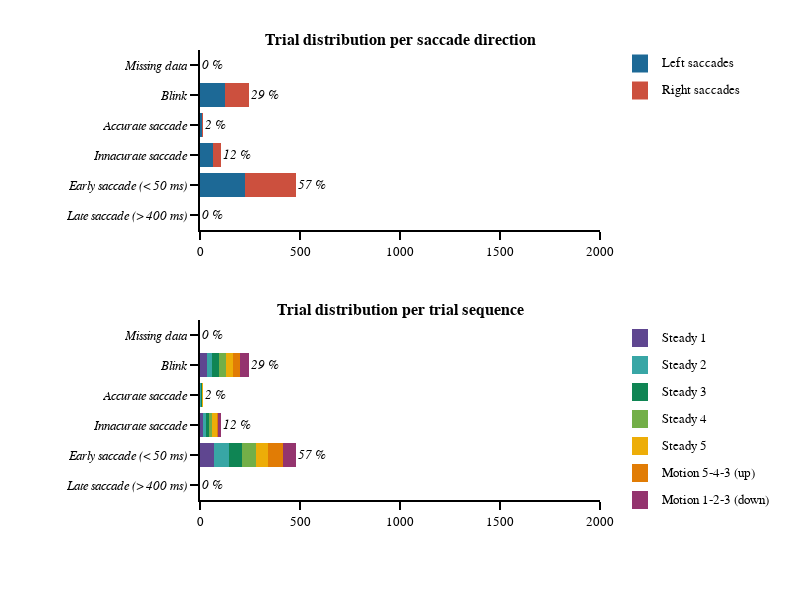

Notebook cell for this chart:
### Markdown cell above
#### Saccade analysis output graph

### Code cell
# general figure settings
template_specs = dict(  axes_color="rgba(0, 0, 0, 1)",
                        axes_width=2,
                        axes_font_size=13,
                        bg_col="rgba(255, 255, 255, 1)",
                        font='Helvetica',
                        title_font_size=15,
                        plot_width=1.5)
fig_template = plotly_template(template_specs)

# figure specific settings
x_range = [0,2000]
colors_panel = px.colors.qualitative.Prism
subplot_titles = ('<b>Trial distribution per saccade direction<b>','<b>Trial distribution per trial sequence<b>')
analysis_crit = ['<i>Missing data<i>', '<i>Blink<i>', '<i>Accurate saccade<i>', #'<i>Corrective saccade<i>', 
                 '<i>Innacurate saccade<i>','<i>Early saccade (< 50 ms)<i>','<i>Late saccade (> 400 ms)<i>']
analysis_crit_df = ['miss_time_trial','blink_trial','main_sac_trial',#'cor_sac_trial',
                    'innacurate_sac_trial','early_sac_trial','late_sac_trial']
x_label='Trials'
tss = ['Steady 1', 'Steady 2', 'Steady 3', 'Steady 4', 'Steady 5', 'Motion 5-4-3 (up)', 'Motion 1-2-3 (down)']
sds = ['Left saccades', 'Right saccades']
ts_cols = [colors_panel[0], colors_panel[2], colors_panel[3], colors_panel[4], colors_panel[5], colors_panel[6], colors_panel[8]]
sd_cols = [colors_panel[1], colors_panel[7]]
x_legend = 1.15
y_legend_step = 0.06
y_legend_sd = 0.97
y_legend_ts = 0.36
rad_leg = 0.04

# subplot settings
rows, cols = 2, 1
fig_height, fig_width = 600,800
column_widths,row_heights = [1],[1,1]
sb_specs = [[{}],[{}]]
fig = make_subplots(rows=rows, cols=cols, specs=sb_specs, print_grid=False, vertical_spacing=0.2, horizontal_spacing=0.05, 
                    column_widths=column_widths, row_heights=row_heights, shared_yaxes=True, subplot_titles=subplot_titles)

# Right / Left saccades
# ---------------------
for sd_num, sd in enumerate(sds):
    # plot
    fig.append_trace(go.Bar(y=analysis_crit, x=df_all.loc[(df_all.saccade_direction == sd_num+1)][analysis_crit_df].sum(), 
                            orientation='h', name=sd, marker_color=sd_cols[sd_num]),row=1, col=1)
    # legend
    fig.add_annotation(xref='paper', yref='paper', x=x_legend, y=y_legend_sd-y_legend_step*sd_num, 
                       text=sd, showarrow=False, font_size = template_specs['axes_font_size'],xanchor = 'left', yanchor='middle')
    fig.add_shape(type='rect',xref='paper', yref='paper', fillcolor=sd_cols[sd_num],line_width=0,
                  x0=x_legend-0.05-rad_leg/2, y0=y_legend_sd-y_legend_step*sd_num-rad_leg/2, 
                  x1=x_legend-0.05+rad_leg/2, y1=y_legend_sd-y_legend_step*sd_num+rad_leg/2)
    
# annotation value
for num_crit, crit_name in enumerate(analysis_crit_df):
    fig.add_annotation(x=df_all[crit_name].sum(), y=num_crit, text='<i>{:1.0f} %<i>'.format(df_all[crit_name].mean()*100), 
                       showarrow=False, font_size = template_specs['axes_font_size'],xanchor = 'left', row=1, col=1)

# Trials sequence
# ---------------
for ts_num, ts in enumerate(tss):
    # plot
    fig.append_trace(go.Bar(y=analysis_crit, x=df_all.loc[(df_all.trial_sequence == ts_num+1)][analysis_crit_df].sum(), 
                            orientation='h', name=ts, marker_color=ts_cols[ts_num]),row=2, col=1)
    # legend
    fig.add_annotation(xref='paper', yref='paper', x=x_legend, y=y_legend_ts-(y_legend_step*ts_num), 
                       text=ts, showarrow=False, font_size = template_specs['axes_font_size'], xanchor = 'left', yanchor='middle')
    fig.add_shape(type='rect',xref='paper', yref='paper', fillcolor=ts_cols[ts_num],line_width=0,
                  x0=x_legend-0.05-rad_leg/2, y0=y_legend_ts-y_legend_step*ts_num-rad_leg/2, 
                  x1=x_legend-0.05+rad_leg/2, y1=y_legend_ts-y_legend_step*ts_num+rad_leg/2)

for num_crit, crit_name in enumerate(analysis_crit_df):
    fig.add_annotation(x=df_all[crit_name].sum(), y=num_crit, text='<i>{:1.0f} %<i>'.format(df_all[crit_name].mean()*100), 
                       showarrow=False, font_size = template_specs['axes_font_size'],xanchor = 'left', row=2, col=1)


# axes settings
for row in np.arange(rows):
    for col in np.arange(cols):
        fig.update_xaxes(visible=True, ticklen=8, linewidth=template_specs['axes_width'], range=x_range, row=row+1, col=col+1)
        fig.update_yaxes(visible=True, ticklen=8, linewidth=template_specs['axes_width'], autorange="reversed", row=row+1, col=col+1)
    
# Save figure
fig.layout.update(template=fig_template, width=fig_width, height=fig_height, margin_l=200, margin_r=200, margin_t=50, margin_b=100, barmode='stack', showlegend=False)
fig.show()
if not os.path.exists(fig_dir):os.mkdir(fig_dir)    
fig.write_image('{}/{}_trial_dist.pdf'.format(fig_dir, subject))

### Figure 1 — Plotly figure (JSON) as saved in the notebook; plotly's stock layout.template omitted (floating-point values rounded to 4 significant figures)
{"data": [{"marker": {"color": "rgb(29, 105, 150)"}, "name": "Left saccades", "orientation": "h", "type": "bar", "x": [0, 125, 9, 64, 223, 0], "xaxis": "x", "y": ["<i>Missing data<i>", "<i>Blink<i>", "<i>Accurate saccade<i>", "<i>Innacurate saccade<i>", "<i>Early saccade (< 50 ms)<i>", "<i>Late saccade (> 400 ms)<i>"], "yaxis": "y"}, {"marker": {"color": "rgb(204, 80, 62)"}, "name": "Right saccades", "orientation": "h", "type": "bar", "x": [0, 118, 6, 39, 258, 1], "xaxis": "x", "y": ["<i>Missing data<i>", "<i>Blink<i>", "<i>Accurate saccade<i>", "<i>Innacurate saccade<i>", "<i>Early saccade (< 50 ms)<i>", "<i>Late saccade (> 400 ms)<i>"], "yaxis": "y"}, {"marker": {"color": "rgb(95, 70, 144)"}, "name": "Steady 1", "orientation": "h", "type": "bar", "x": [0, 36, 1, 13, 70, 0], "xaxis": "x2", "y": ["<i>Missing data<i>", "<i>Blink<i>", "<i>Accurate saccade<i>", "<i>Innacurate saccade<i>", "<i>Early saccade (< 50 ms)<i>", "<i>Late saccade (> 400 ms)<i>"], "yaxis": "y2"}, {"marker": {"color": "rgb(56, 166, 165)"}, "name": "Steady 2", "orientation": "h", "type": "bar", "x": [0, 26, 3, 19, 73, 0], "xaxis": "x2", "y": ["<i>Missing data<i>", "<i>Blink<i>", "<i>Accurate saccade<i>", "<i>Innacurate saccade<i>", "<i>Early saccade (< 50 ms)<i>", "<i>Late saccade (> 400 ms)<i>"], "yaxis": "y2"}, {"marker": {"color": "rgb(15, 133, 84)"}, "name": "Steady 3", "orientation": "h", "type": "bar", "x": [0, 35, 6, 12, 67, 0], "xaxis": "x2", "y": ["<i>Missing data<i>", "<i>Blink<i>", "<i>Accurate saccade<i>", "<i>Innacurate saccade<i>", "<i>Early saccade (< 50 ms)<i>", "<i>Late saccade (> 400 ms)<i>"], "yaxis": "y2"}, {"marker": {"color": "rgb(115, 175, 72)"}, "name": "Steady 4", "orientation": "h", "type": "bar", "x": [0, 32, 0, 18, 70, 0], "xaxis": "x2", "y": ["<i>Missing data<i>", "<i>Blink<i>", "<i>Accurate saccade<i>", "<i>Innacurate saccade<i>", "<i>Early saccade (< 50 ms)<i>", "<i>Late saccade (> 400 ms)<i>"], "yaxis": "y2"}, {"marker": {"color": "rgb(237, 173, 8)"}, "name": "Steady 5", "orientation": "h", "type": "bar", "x": [0, 37, 3, 22, 58, 0], "xaxis": "x2", "y": ["<i>Missing data<i>", "<i>Blink<i>", "<i>Accurate saccade<i>", "<i>Innacurate saccade<i>", "<i>Early saccade (< 50 ms)<i>", "<i>Late saccade (> 400 ms)<i>"], "yaxis": "y2"}, {"marker": {"color": "rgb(225, 124, 5)"}, "name": "Motion 5-4-3 (up)", "orientation": "h", "type": "bar", "x": [0, 32, 2, 8, 79, 1], "xaxis": "x2", "y": ["<i>Missing data<i>", "<i>Blink<i>", "<i>Accurate saccade<i>", "<i>Innacurate saccade<i>", "<i>Early saccade (< 50 ms)<i>", "<i>Late saccade (> 400 ms)<i>"], "yaxis": "y2"}, {"marker": {"color": "rgb(148, 52, 110)"}, "name": "Motion 1-2-3 (down)", "orientation": "h", "type": "bar", "x": [0, 45, 0, 11, 64, 0], "xaxis": "x2", "y": ["<i>Missing data<i>", "<i>Blink<i>", "<i>Accurate saccade<i>", "<i>Innacurate saccade<i>", "<i>Early saccade (< 50 ms)<i>", "<i>Late saccade (> 400 ms)<i>"], "yaxis": "y2"}], "layout": {"annotations": [{"font": {"size": 16}, "showarrow": false, "text": "<b>Trial distribution per saccade direction<b>", "x": 0.5, "xanchor": "center", "xref": "paper", "y": 1, "yanchor": "bottom", "yref": "paper"}, {"font": {"size": 16}, "showarrow": false, "text": "<b>Trial distribution per trial sequence<b>", "x": 0.5, "xanchor": "center", "xref": "paper", "y": 0.4, "yanchor": "bottom", "yref": "paper"}, {"font": {"size": 13}, "showarrow": false, "text": "Left saccades", "x": 1.15, "xanchor": "left", "xref": "paper", "y": 0.97, "yanchor": "middle", "yref": "paper"}, {"font": {"size": 13}, "showarrow": false, "text": "Right saccades", "x": 1.15, "xanchor": "left", "xref": "paper", "y": 0.91, "yanchor": "middle", "yref": "paper"}, {"font": {"size": 13}, "showarrow": false, "text": "<i>0 %<i>", "x": 0, "xanchor": "left", "xref": "x", "y": 0, "yref": "y"}, {"font": {"size": 13}, "showarrow": false, "text": "<i>29 %<i>", "x": 243, "xanchor": "left", "xref": "x", "y": 1, "yref": "y"}, {"font": {"size": 13}, "showarrow": false, "text": "<i>2 %<i>", "x": 15, "xanchor": "left", "xref": "x", "y": 2, "yref": "y"}, {"font": {"size": 13}, "showarrow": false, "text": "<i>12 %<i>", "x": 103, "xanchor": "left", "xref": "x", "y": 3, "yref": "y"}, {"font": {"size": 13}, "showarrow": false, "text": "<i>57 %<i>", "x": 481, "xanchor": "left", "xref": "x", "y": 4, "yref": "y"}, {"font": {"size": 13}, "showarrow": false, "text": "<i>0 %<i>", "x": 1, "xanchor": "left", "xref": "x", "y": 5, "yref": "y"}, {"font": {"size": 13}, "showarrow": false, "text": "Steady 1", "x": 1.15, "xanchor": "left", "xref": "paper", "y": 0.36, "yanchor": "middle", "yref": "paper"}, {"font": {"size": 13}, "showarrow": false, "text": "Steady 2", "x": 1.15, "xanchor": "left", "xref": "paper", "y": 0.3, "yanchor": "middle", "yref": "paper"}, {"font": {"size": 13}, "showarrow": false, "text": "Steady 3", "x": 1.15, "xanchor": "left", "xref": "paper", "y": 0.24, "yanchor": "middle", "yref": "paper"}, {"font": {"size": 13}, "showarrow": false, "text": "Steady 4", "x": 1.15, "xanchor": "left", "xref": "paper", "y": 0.18, "yanchor": "middle", "yref": "paper"}, {"font": {"size": 13}, "showarrow": false, "text": "Steady 5", "x": 1.15, "xanchor": "left", "xref": "paper", "y": 0.12, "yanchor": "middle", "yref": "paper"}, {"font": {"size": 13}, "showarrow": false, "text": "Motion 5-4-3 (up)", "x": 1.15, "xanchor": "left", "xref": "paper", "y": 0.06, "yanchor": "middle", "yref": "paper"}, {"font": {"size": 13}, "showarrow": false, "text": "Motion 1-2-3 (down)", "x": 1.15, "xanchor": "left", "xref": "paper", "y": 0, "yanchor": "middle", "yref": "paper"}, {"font": {"size": 13}, "showarrow": false, "text": "<i>0 %<i>", "x": 0, "xanchor": "left", "xref": "x2", "y": 0, "yref": "y2"}, {"font": {"size": 13}, "showarrow": false, "text": "<i>29 %<i>", "x": 243, "xanchor": "left", "xref": "x2", "y": 1, "yref": "y2"}, {"font": {"size": 13}, "showarrow": false, "text": "<i>2 %<i>", "x": 15, "xanchor": "left", "xref": "x2", "y": 2, "yref": "y2"}, {"font": {"size": 13}, "showarrow": false, "text": "<i>12 %<i>", "x": 103, "xanchor": "left", "xref": "x2", "y": 3, "yref": "y2"}, {"font": {"size": 13}, "showarrow": false, "text": "<i>57 %<i>", "x": 481, "xanchor": "left", "xref": "x2", "y": 4, "yref": "y2"}, {"font": {"size": 13}, "showarrow": false, "text": "<i>0 %<i>", "x": 1, "xanchor": "left", "xref": "x2", "y": 5, "yref": "y2"}], "barmode": "stack", "height": 600, "margin": {"b": 100, "l": 200, "r": 200, "t": 50}, "shapes": [{"fillcolor": "rgb(29, 105, 150)", "line": {"width": 0}, "type": "rect", "x0": 1.08, "x1": 1.12, "xref": "paper", "y0": 0.95, "y1": 0.99, "yref": "paper"}, {"fillcolor": "rgb(204, 80, 62)", "line": {"width": 0}, "type": "rect", "x0": 1.08, "x1": 1.12, "xref": "paper", "y0": 0.89, "y1": 0.93, "yref": "paper"}, {"fillcolor": "rgb(95, 70, 144)", "line": {"width": 0}, "type": "rect", "x0": 1.08, "x1": 1.12, "xref": "paper", "y0": 0.34, "y1": 0.38, "yref": "paper"}, {"fillcolor": "rgb(56, 166, 165)", "line": {"width": 0}, "type": "rect", "x0": 1.08, "x1": 1.12, "xref": "paper", "y0": 0.28, "y1": 0.32, "yref": "paper"}, {"fillcolor": "rgb(15, 133, 84)", "line": {"width": 0}, "type": "rect", "x0": 1.08, "x1": 1.12, "xref": "paper", "y0": 0.22, "y1": 0.26, "yref": "paper"}, {"fillcolor": "rgb(115, 175, 72)", "line": {"width": 0}, "type": "rect", "x0": 1.08, "x1": 1.12, "xref": "paper", "y0": 0.16, "y1": 0.2, "yref": "paper"}, {"fillcolor": "rgb(237, 173, 8)", "line": {"width": 0}, "type": "rect", "x0": 1.08, "x1": 1.12, "xref": "paper", "y0": 0.1, "y1": 0.14, "yref": "paper"}, {"fillcolor": "rgb(225, 124, 5)", "line": {"width": 0}, "type": "rect", "x0": 1.08, "x1": 1.12, "xref": "paper", "y0": 0.04, "y1": 0.08, "yref": "paper"}, {"fillcolor": "rgb(148, 52, 110)", "line": {"width": 0}, "type": "rect", "x0": 1.08, "x1": 1.12, "xref": "paper", "y0": -0.02, "y1": 0.02, "yref": "paper"}], "showlegend": false, "width": 800, "xaxis": {"anchor": "y", "domain": [0, 1], "linewidth": 2, "range": [0, 2000], "ticklen": 8, "type": "linear", "visible": true}, "xaxis2": {"anchor": "y2", "domain": [0, 1], "linewidth": 2, "range": [0, 2000], "ticklen": 8, "type": "linear", "visible": true}, "yaxis": {"anchor": "x", "autorange": true, "domain": [0.6, 1], "linewidth": 2, "range": [5.5, -0.5], "ticklen": 8, "type": "category", "visible": true}, "yaxis2": {"anchor": "x2", "autorange": true, "domain": [0, 0.4], "linewidth": 2, "range": [5.5, -0.5], "ticklen": 8, "type": "category", "visible": true}}}
